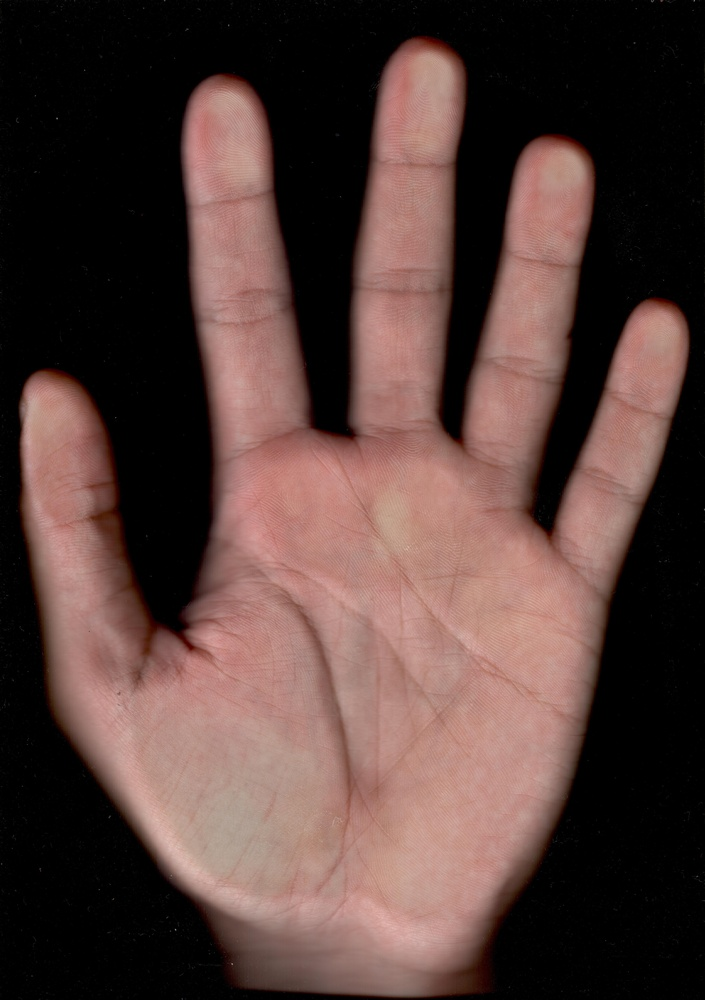
#> input picture hand_Scan_H.jpg, 705 x 1000 px, shrunk from 3496 x 4960 before the run
$ python ImEnM.py
#> lines starting #> are read from the running program, lines starting #| are printed output that depends on the picture
import cv2
import numpy as np
import matplotlib.pyplot as plt

def enhance_palm_print(image_path):
    # Load the image
#> called with image_path = 'hand_Scan_H.jpg'
    img = cv2.imread(image_path)
#> img is the input picture: shape (1000, 705, 3); mean B, G, R 58.3, 62.7, 85.7

    # Convert the image to grayscale
    gray_img = cv2.cvtColor(img, cv2.COLOR_BGR2GRAY)
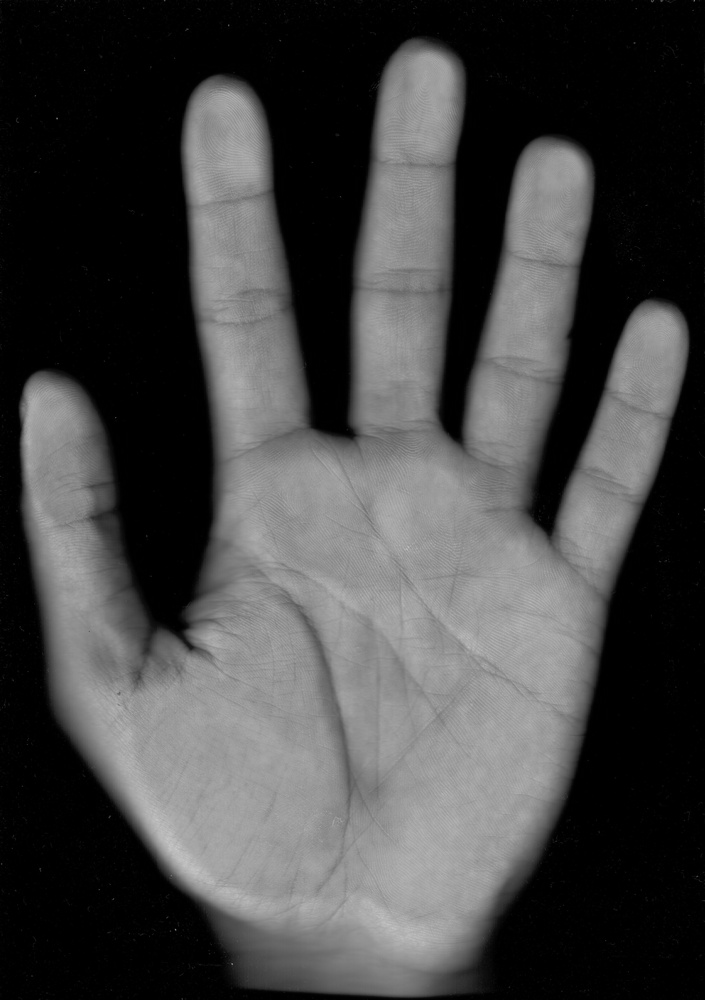
#> gray_img: shape (1000, 705); min 0, max 202, mean 69.1

    # Normalize the image
    normalized_img = cv2.normalize(gray_img, None, 0, 255, cv2.NORM_MINMAX)
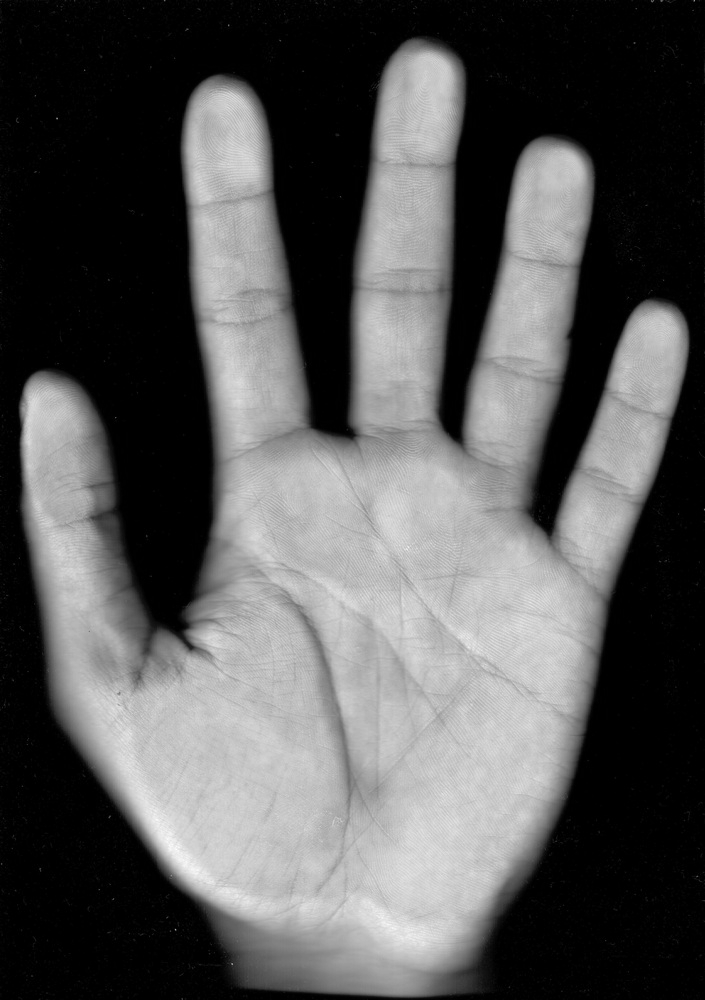
#> normalized_img: shape (1000, 705); min 0, max 255, mean 87.2

    # Apply adaptive thresholding
    adaptive_thresh_img = cv2.adaptiveThreshold(normalized_img, 127, cv2.ADAPTIVE_THRESH_GAUSSIAN_C, cv2.THRESH_BINARY, 11, 2)
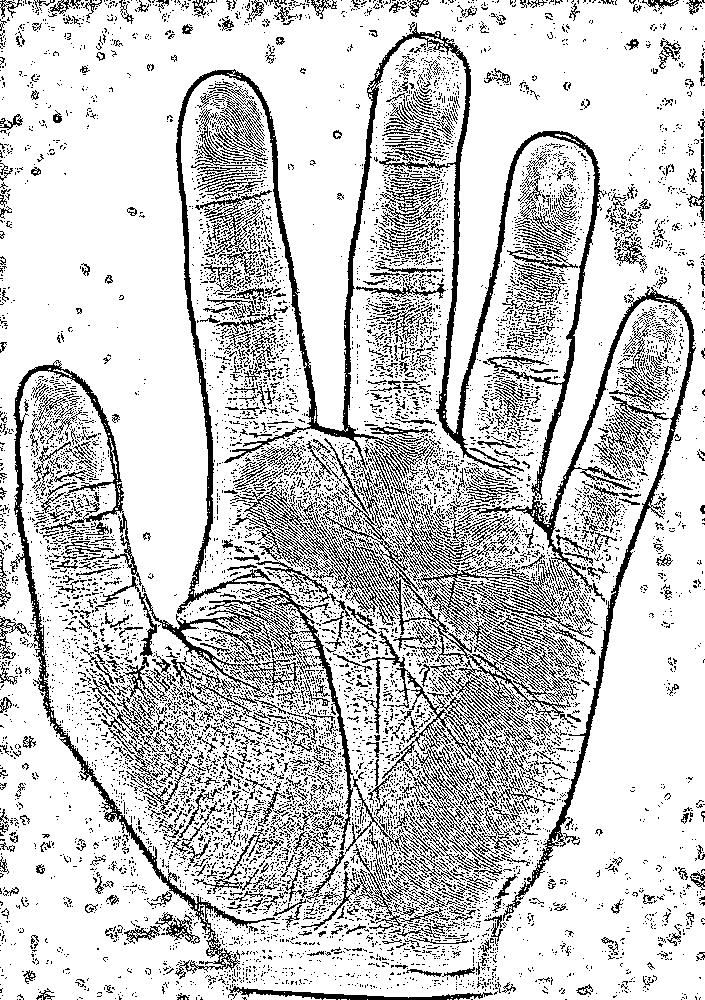
#> adaptive_thresh_img: shape (1000, 705); values 0 (black) and 127 (white), 79.8% white; black in thin lines or dots

    # Apply Unsharp Masking for auto-sharpness control
    blurred_img = cv2.GaussianBlur(adaptive_thresh_img, (5, 5), 0)
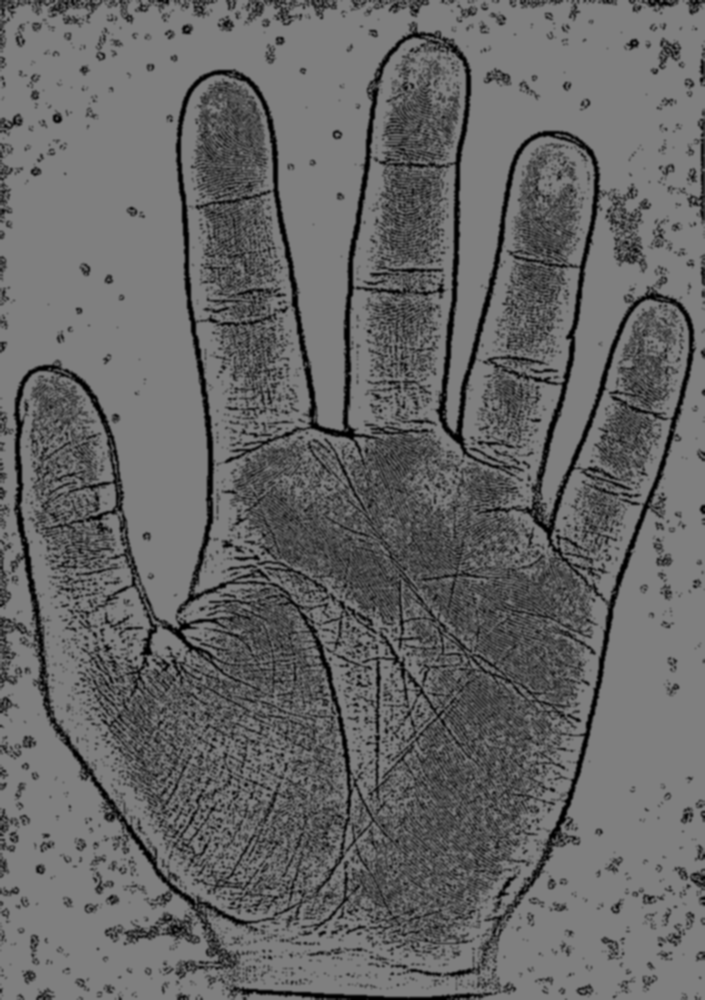
#> blurred_img: shape (1000, 705); min 0, max 127, mean 101.3

    a = .16 # contrast = 5. Contrast control ( 0 to 127)
    b = 60   # brightness = 2. Brightness control (0-100)
    c = 0
    sharp_img = cv2.addWeighted(adaptive_thresh_img, a, blurred_img, c, b)
#> sharp_img: shape (1000, 705); values 60 (black) and 80 (white), 79.8% white; black in thin lines or dots

    # Apply Non-Local Means Denoising
    denoised_img = cv2.fastNlMeansDenoising(sharp_img, None, h=5, searchWindowSize=17)
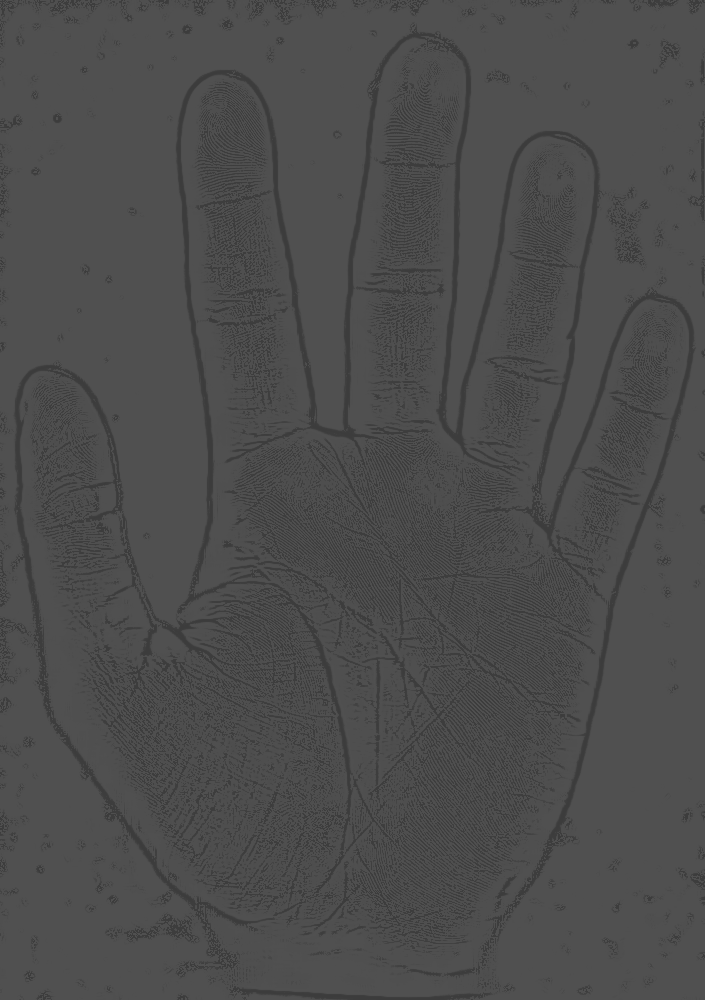
#> denoised_img: shape (1000, 705); min 60, max 80, mean 76.3

    # Apply CLAHE
    clahe = cv2.createCLAHE(clipLimit=3.55, tileGridSize=(8, 8)) # 16x16
    enhanced_img = clahe.apply(denoised_img)
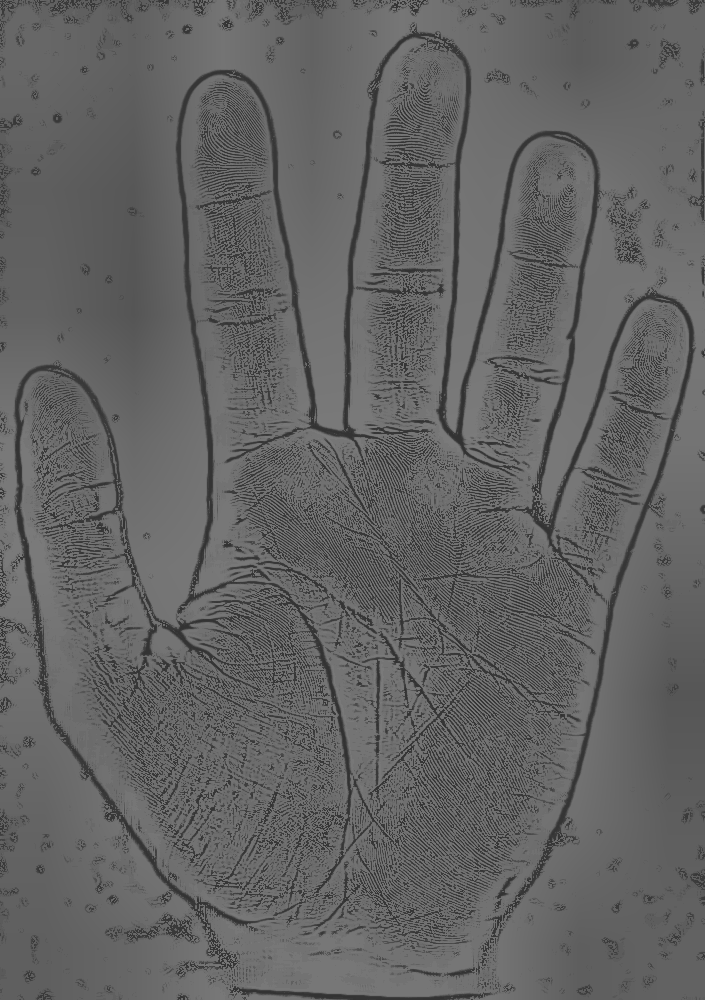
#> enhanced_img: shape (1000, 705); min 48, max 123, mean 99.1

    return enhanced_img

# Example usage:
enhanced_image = enhance_palm_print("hand_Scan_H.jpg")

# Display the enhanced image
plt.figure(figsize=(8, 8))
plt.title("Enhanced Image")
plt.imshow(enhanced_image, cmap='gray')
plt.axis('off')
plt.show()
